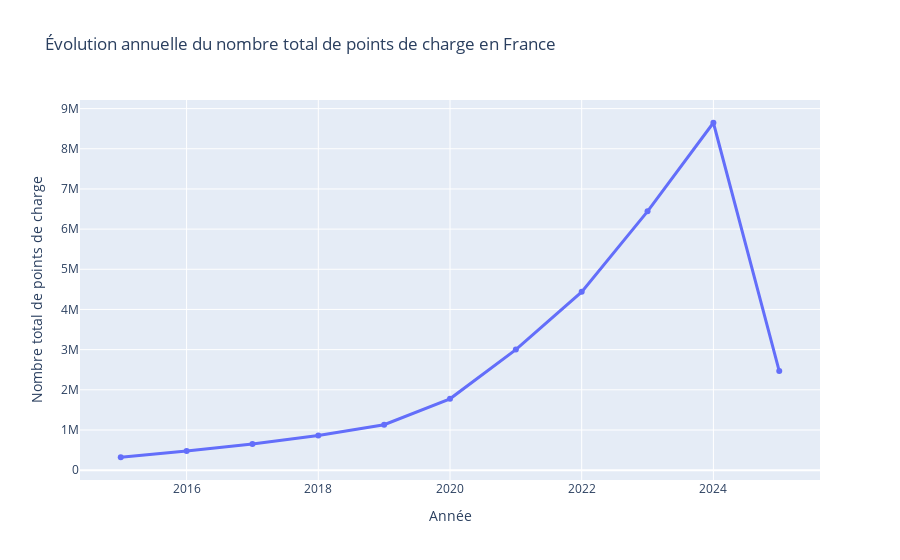

Notebook code for this chart:
### Code cell
import plotly.express as px

fig = px.line(df_points_yearly,
              x='annee', y='total_points',
              title='Évolution annuelle du nombre total de points de charge en France',
              labels={'annee': 'Année', 'total_points': 'Nombre total de points de charge'},
              markers=True)

fig.update_traces(line=dict(width=3))
fig.show()

### Figure 1 — Plotly figure (JSON) as saved in the notebook; plotly's stock layout.template omitted (floating-point values rounded to 4 significant figures)
{"data": [{"hovertemplate": "Année=%{x}<br>Nombre total de points de charge=%{y}<extra></extra>", "legendgroup": "", "line": {"color": "#636efa", "dash": "solid", "width": 3}, "marker": {"symbol": "circle"}, "mode": "lines+markers", "name": "", "orientation": "v", "showlegend": false, "type": "scatter", "x": [2015, 2016, 2017, 2018, 2019, 2020, 2021, 2022, 2023, 2024, 2025], "xaxis": "x", "y": [320863, 474252, 650944, 864176, 1130507, 1775527, 3000227, 4437923, 6442133, 8647703, 2466716], "yaxis": "y"}], "layout": {"legend": {"tracegroupgap": 0}, "title": {"text": "Évolution annuelle du nombre total de points de charge en France"}, "xaxis": {"anchor": "y", "domain": [0, 1], "title": {"text": "Année"}}, "yaxis": {"anchor": "x", "domain": [0, 1], "title": {"text": "Nombre total de points de charge"}}}}
